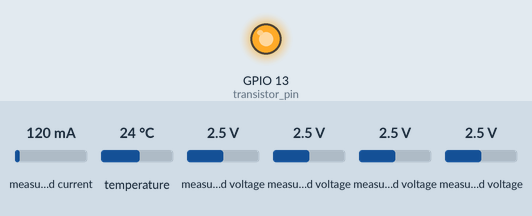
Simulated run of this program. Board: ESP32. Shown: output pins drawn as LEDs (lit = HIGH). The test bench sets the inputs (shaded band); at power-on: measured current 120 mA, temperature 24 °C, measured voltage 2.5 V. The local clock reads 2024-03-15 10:24:30 at power-on unless the program sets it; storage starts empty; what the program prints to the serial monitor is not drawn. At 22.6 s the program puts the board to deep sleep or switches it off; the recording ends there.

Above: at 0.1 s.
Timing chart, 0 to 22.6 s (numbered marks = the images above):
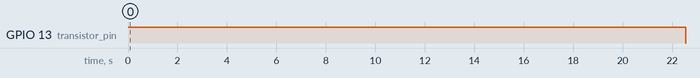

The program:

main.cpp
```cpp
#include "DCResistivity.h"
#include "RTCModule.h"
#include "TemperatureSensor.h"
#include "CurrentSensor.h"
#include "NodeVoltage.h"
#include <Arduino.h>

using namespace std;

#define transistor_pin 13

enum programState // Definition of states in state machine
{
  receiveRTCModule,
  receiveTemperatureSensor,
  receiveCurrentSensor,
  receiveNodeVoltage,
  calculateDCResistivity,
  ESP32Sleep,
};

programState state = receiveRTCModule; // start state

void programStateSwitch(programState &state);

RTCModule         *       r1    = new RTCModule();
TemperatureSensor *       t1    = new TemperatureSensor();
CurrentSensor     *       i1    = new CurrentSensor();
NodeVoltage       *       v1    = new NodeVoltage();
DCResistivity     *       c1    = new DCResistivity();

void setup()
{
  pinMode(transistor_pin,OUTPUT);
}

void loop()
{
  programStateSwitch(state);
}

//State maskine
void programStateSwitch(programState &state)
{
  switch (state)
  {
  case receiveRTCModule:
  {
    digitalWrite(transistor_pin,HIGH);
    r1->setupRTCModule();
    r1->receiveRTCModuleData();
    state = receiveTemperatureSensor;
  }
  break;

  case receiveTemperatureSensor:
  {
    t1->setupTemperatureSensor(r1);
    t1->receiveTemperatureSensorData();
    t1->saveTemperatureSensorData();
    state = receiveCurrentSensor;
  }
  break;

  case receiveCurrentSensor:
  {
    i1->setupCurrentSensor();
    i1->receiveCurrentSensorData();
    state = receiveNodeVoltage;
  }
  break;

  case receiveNodeVoltage:
  {
    v1->setupNodeVoltage();
    v1->receiveNodeVoltage();
    state = calculateDCResistivity;
  }
  break;

  case calculateDCResistivity:
  {
    c1->setupDCResistivity(i1,v1,r1);
    c1->calculateDCResistivity();
    state = ESP32Sleep;
  }
  break;

  case ESP32Sleep:
  {
    digitalWrite(transistor_pin,LOW);
    state = receiveRTCModule;
    esp_sleep_enable_timer_wakeup(10000000); //configuring timer wakeup 10 sek
    esp_deep_sleep_start(); //setting ESP32 to sleep mode
  }
  break;

  default:
  {
    // nothing
  }
  break;
  }
}
```

Measured:
- by itself, GPIO 13 (transistor_pin): LOW → HIGH at 0.00 s, → LOW 22.6 s later
